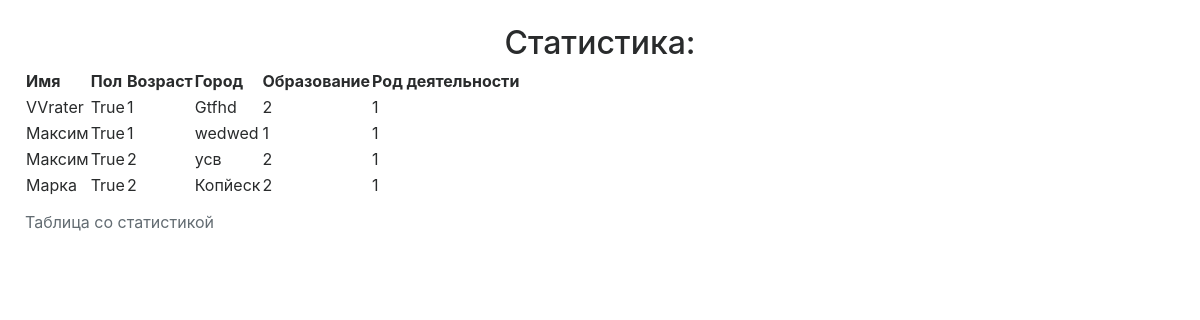
Screenshot of /stats_1 with the database file from the repository.
### index.py (models this page shows)
class Survey(db.Model):
	id = db.Column(db.Integer, primary_key=True)
	name = db.Column(db.String(255))
	sex = db.Column(db.Boolean)
	age = db.Column(db.Integer)
	city = db.Column(db.String(255))
	education = db.Column(db.Integer)
	occupation = db.Column(db.Integer)

### index.py (the view)
@app.route("/stats_1")
def stats_1():
	survey = Survey.query.all()
	return render_template("stats_1.html", survey=survey)

### ling_flask/templates/stats_1.html (shortened to what this page needs)
<!DOCTYPE html>
<html lang="ru">
<head>
	<link rel="stylesheet" type="text/css" href="{{ url_for('static', filename='styles/tether.min.css') }}">
	<link rel="stylesheet" type="text/css" href="{{ url_for('static', filename='styles/bootstrap.min.css') }}">
	<link rel="stylesheet" type="text/css" href="{{ url_for('static', filename='styles/stats.css') }}">
</head>
<body>
	<div class="wrapper">
		<div align="center">
			<h2>Статистика:</h2>
		</div>
		<table>
			<caption>Таблица со статистикой</caption>
			<tr>
				<th>Имя</th>
				<th>Пол</th>
				<th>Возраст</th>
				<th>Город</th>
				<th>Образование</th>
				<th>Род деятельности</th>
			</tr>
			{% for item in survey %}
			<tr>
				<td>{{ item.name }}</td>
				<td>{{ item.sex }}</td>
				<td>{{ item.age }}</td>
				<td>{{ item.city }}</td>
				<td>{{ item.education }}</td>
				<td>{{ item.occupation }}</td>
			</tr>
			{% endfor %}
		</table>
	</div>
</body>
</html>

### ling_flask/static/styles/stats.css (style rules this page uses)
html { height: 100%; }
body { height: 100%; padding 50px; background: url(../img/bg-main.jpg) no-repeat; }
.wrapper { height: 100%; padding: 25px; background-color: white; }

### rows the page displays
Survey: name "VVrater", sex "True", age "1", city "Gtfhd", education "2", occupation "1"
Survey: name "Максим", sex "True", age "1", city "wedwed", education "1", occupation "1"
Survey: name "Максим", sex "True", age "2", city "усв", education "2", occupation "1"
Survey: name "Марка", sex "True", age "2", city "Копйеск", education "2", occupation "1"
